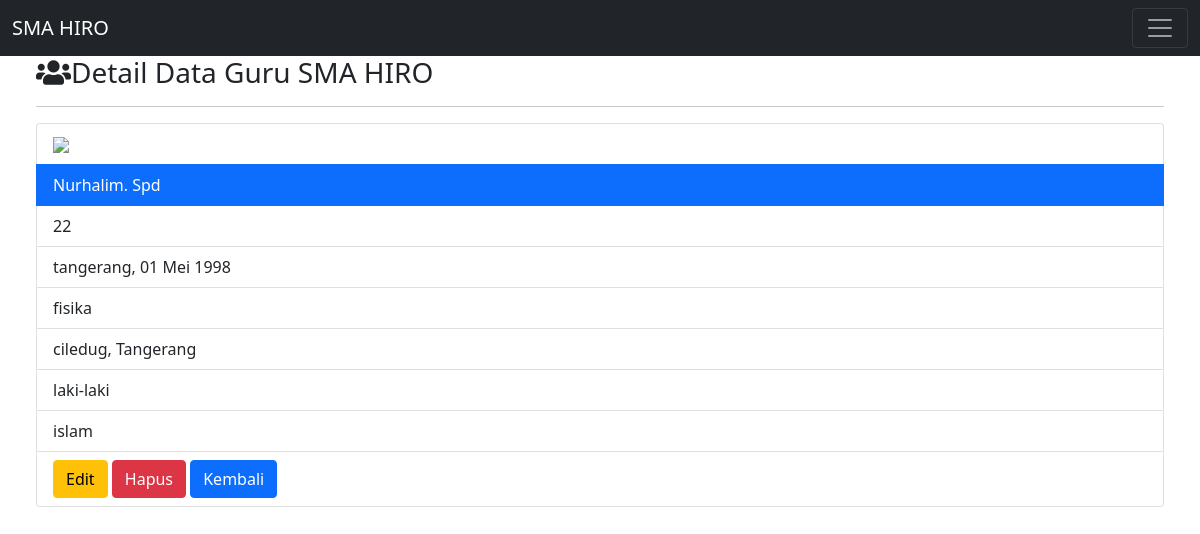
/detailguru.php?id=22, run on the app's committed database.
### tables this page shows
CREATE TABLE `guru` (
  `id` varchar(15) NOT NULL,
  `nama` varchar(30) NOT NULL,
  `tempat` varchar(30) NOT NULL,
  `mata_pelajaran` varchar(20) NOT NULL,
  `alamat` varchar(30) NOT NULL,
  `jenis_kelamin` varchar(12) NOT NULL,
  `agama` varchar(15) NOT NULL,
  `foto` varchar(10) NOT NULL
);

### function.php (called while the page is built, shortened)
<?php
    $conn = mysqli_connect('localhost','root','','uas_1904030047');
    function query($query)
    {
        global $conn;
        $result = mysqli_query($conn,$query);
        if(mysqli_num_rows($result) ==1 ){
            return mysqli_fetch_assoc($result);
        }
        $rows = [];
        return $rows;
    }
?>

### detailguru.php (the view, shortened to what this page needs)
<?php
require 'function.php';
$id = $_GET['id'];
$guruu = query("SELECT * FROM guru WHERE id = $id");
?>
<!doctype html>
<html lang="en">
<head>
    <link href="tema/bootstrap/css/bootstrap.min.css" rel="stylesheet">
    <link rel="stylesheet" href="tema/fontawesome/css/all.min.css">
</head>
<body>
    <nav class="navbar fixed-top navbar-dark bg-dark">
            <div class="container-fluid">
                <a class="navbar-brand" href="index.php">SMA HIRO</a>
                <button class="navbar-toggler" type="button" data-bs-toggle="collapse" data-bs-target="#navbarSupportedContent" aria-controls="navbarSupportedContent" aria-expanded="false" aria-label="Toggle navigation">
                <span class="navbar-toggler-icon"></span>
                </button>
            </div>
         </nav>
    <div class="row mt-5">
        <div class="col-md-15 p-5 pt-2">
            <h3><i class="fas fa-users"></i>Detail Data Guru SMA HIRO </h3>
            <hr>
            <ul class="list-group">
                <li class="list-group-item"><img src="images/<?= $guruu['foto']; ?>.png" width="400px"></li>
                <li class="list-group-item active"><?= $guruu['nama']; ?></li>
                <li class="list-group-item"><?= $guruu['id']; ?></li>
                <li class="list-group-item"><?= $guruu['tempat']; ?></li>
                <li class="list-group-item"><?= $guruu['mata_pelajaran']; ?></li>
                <li class="list-group-item"><?= $guruu['alamat']; ?></li>
                <li class="list-group-item"><?= $guruu['jenis_kelamin']; ?></li>
                <li class="list-group-item"><?= $guruu['agama']; ?></li>
                <li class="list-group-item">
                    <a href="edit.php?id=<?= $guruu['id']; ?>" class="btn btn-warning" role="button">Edit</a>
                    <a href="hapus.php?id=<?= $guruu['id']; ?>" onclick="return confirm('apakah anda akan menghapus data ini');" class="btn btn-danger" role="button">Hapus</a>
                    <a href="guruu.php" class="btn btn-primary" role="button">Kembali</a>
                </li>
            </ul>
        </div>
    </div>
</body>
</html>

### data on the page
guru: nama "Nurhalim. Spd", id "22", tempat "tangerang, 01 Mei 1998", mata_pelajaran "fisika", alamat "ciledug, Tangerang", jenis_kelamin "laki-laki", agama "islam"
